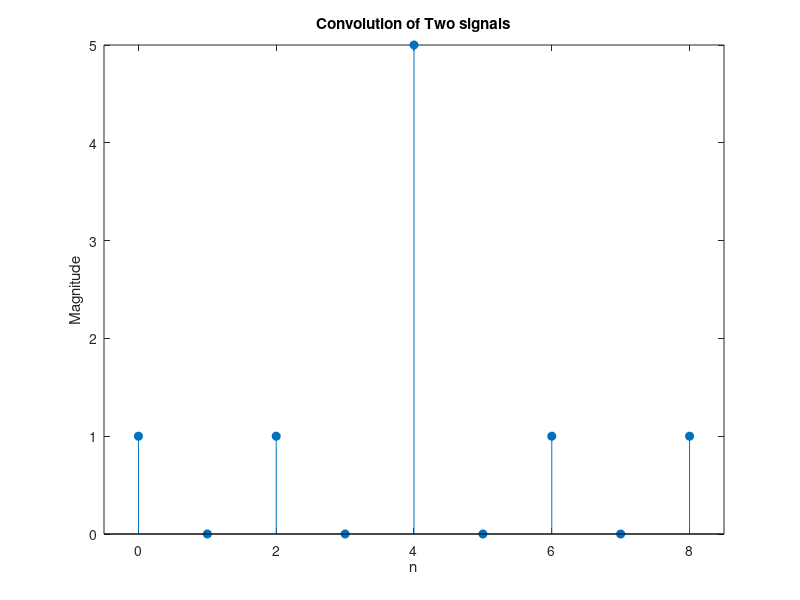

This chart was generated by the following MATLAB code:
h = [1 1 1 -1 1]
x = [1 -1 1 1 1]
h_start_point = 0
x_start_point = 0

y = conv(h,x)
y_start_point = min([x_start_point,h_start_point])
y_end_point = y_start_point + size(y,2) - 1
y_axis = y_start_point:y_end_point

stem(y_axis, y, 'filled')
xlabel('n')
ylabel('Magnitude')
title('Convolution of Two signals')
xlim([-0.5,8.5])